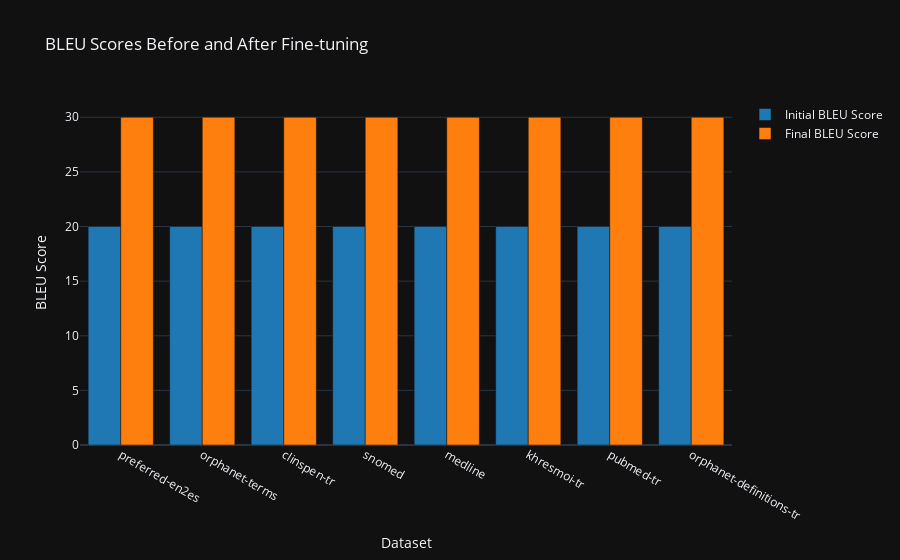

Notebook cell for this chart:
### Markdown cell above
### Ordered by target length

### Code cell
length_datasets = ["preferred-en2es", "orphanet-terms", "clinspen-tr", "snomed", "medline", "khresmoi-tr", "pubmed-tr", "orphanet-definitions-tr"]
length_initial = [20, 20, 20, 20, 20, 20, 20, 20]
length_final = [30, 30, 30, 30, 30, 30, 30, 30]
plot_curriculum_results(length_datasets, length_initial, length_final)

### Figure 1 — Plotly figure (JSON) as saved in the notebook; plotly's stock layout.template omitted (floating-point values rounded to 4 significant figures)
{"data": [{"marker": {"color": "rgb(31, 119, 180)"}, "name": "Initial BLEU Score", "x": ["preferred-en2es", "orphanet-terms", "clinspen-tr", "snomed", "medline", "khresmoi-tr", "pubmed-tr", "orphanet-definitions-tr"], "y": [20, 20, 20, 20, 20, 20, 20, 20], "type": "bar"}, {"marker": {"color": "rgb(255, 127, 14)"}, "name": "Final BLEU Score", "x": ["preferred-en2es", "orphanet-terms", "clinspen-tr", "snomed", "medline", "khresmoi-tr", "pubmed-tr", "orphanet-definitions-tr"], "y": [30, 30, 30, 30, 30, 30, 30, 30], "type": "bar"}], "layout": {"barmode": "group", "title": {"text": "BLEU Scores Before and After Fine-tuning"}, "xaxis": {"title": {"text": "Dataset"}}, "yaxis": {"title": {"text": "BLEU Score"}}}}
